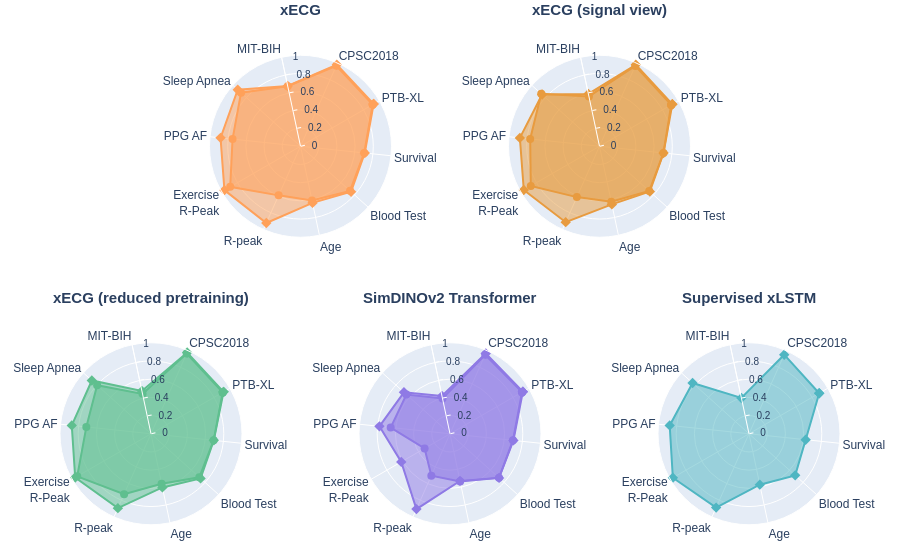

Source (notebook cell):
### Code cell
plot_radar_plots(df_abl_ft, df_abl_lp, categories, title='radar_chart_ablations')

### Figure 1 — Plotly figure (JSON) as saved in the notebook; plotly's stock layout.template omitted (floating-point values rounded to 4 significant figures)
{"data": [{"fill": "toself", "hoverinfo": "skip", "line": {"color": "#FFA15A", "width": 2}, "marker": {"color": "#FFA15A", "size": 8, "symbol": "diamond"}, "name": "<b>xECG</b>", "r": [0.9276, 0.9813, 0.6773, 0.9278, 0.8835, 0.9651, 0.9235, 0.6364, 0.7475, 0.7101, 0.9276], "subplot": "polar", "theta": ["PTB-XL", "CPSC2018", "MIT-BIH", "Sleep Apnea", "PPG AF", "Exercise<br>R-Peak", "R-peak", "Age", "Blood Test", "Survival", "PTB-XL"], "type": "scatterpolar"}, {"fill": "toself", "hoverinfo": "skip", "line": {"color": "#FFA15A", "width": 2}, "marker": {"color": "#FFA15A", "size": 8, "symbol": "circle"}, "name": "<b>xECG</b>", "r": [0.9154, 0.9678, 0.674, 0.8791, 0.7508, 0.8921, 0.5907, 0.6085, 0.7325, 0.7038, 0.9154], "subplot": "polar", "theta": ["PTB-XL", "CPSC2018", "MIT-BIH", "Sleep Apnea", "PPG AF", "Exercise<br>R-Peak", "R-peak", "Age", "Blood Test", "Survival", "PTB-XL"], "type": "scatterpolar"}, {"fill": "toself", "hoverinfo": "skip", "line": {"color": "#E89B3F", "width": 2}, "marker": {"color": "#E89B3F", "size": 8, "symbol": "diamond"}, "name": "<b>xECG (signal view)</b>", "r": [0.9238, 0.9814, 0.5878, 0.8487, 0.8799, 0.9607, 0.9133, 0.6534, 0.7444, 0.7076, 0.9238], "subplot": "polar2", "theta": ["PTB-XL", "CPSC2018", "MIT-BIH", "Sleep Apnea", "PPG AF", "Exercise<br>R-Peak", "R-peak", "Age", "Blood Test", "Survival", "PTB-XL"], "type": "scatterpolar"}, {"fill": "toself", "hoverinfo": "skip", "line": {"color": "#E89B3F", "width": 2}, "marker": {"color": "#E89B3F", "size": 8, "symbol": "circle"}, "name": "<b>xECG (signal view)</b>", "r": [0.9091, 0.9663, 0.5601, 0.8614, 0.7657, 0.8719, 0.6117, 0.6231, 0.7354, 0.7066, 0.9091], "subplot": "polar2", "theta": ["PTB-XL", "CPSC2018", "MIT-BIH", "Sleep Apnea", "PPG AF", "Exercise<br>R-Peak", "R-peak", "Age", "Blood Test", "Survival", "PTB-XL"], "type": "scatterpolar"}, {"fill": "toself", "hoverinfo": "skip", "line": {"color": "#5FBF8F", "width": 2}, "marker": {"color": "#5FBF8F", "size": 8, "symbol": "diamond"}, "name": "<b>xECG (reduced pretraining)</b>", "r": [0.9208, 0.977, 0.4813, 0.8748, 0.8754, 0.9621, 0.895, 0.603, 0.733, 0.694, 0.9208], "subplot": "polar3", "theta": ["PTB-XL", "CPSC2018", "MIT-BIH", "Sleep Apnea", "PPG AF", "Exercise<br>R-Peak", "R-peak", "Age", "Blood Test", "Survival", "PTB-XL"], "type": "scatterpolar"}, {"fill": "toself", "hoverinfo": "skip", "line": {"color": "#5FBF8F", "width": 2}, "marker": {"color": "#5FBF8F", "size": 8, "symbol": "circle"}, "name": "<b>xECG (reduced pretraining)</b>", "r": [0.9093, 0.9638, 0.4481, 0.7963, 0.7146, 0.9362, 0.7264, 0.5609, 0.7145, 0.6921, 0.9093], "subplot": "polar3", "theta": ["PTB-XL", "CPSC2018", "MIT-BIH", "Sleep Apnea", "PPG AF", "Exercise<br>R-Peak", "R-peak", "Age", "Blood Test", "Survival", "PTB-XL"], "type": "scatterpolar"}, {"fill": "toself", "hoverinfo": "skip", "line": {"color": "#8F7AE5", "width": 2}, "marker": {"color": "#8F7AE5", "size": 8, "symbol": "diamond"}, "name": "<b>SimDINOv2 Transformer</b>", "r": [0.9247, 0.9655, 0.4254, 0.6808, 0.7797, 0.6185, 0.9067, 0.5292, 0.7253, 0.7007, 0.9247], "subplot": "polar4", "theta": ["PTB-XL", "CPSC2018", "MIT-BIH", "Sleep Apnea", "PPG AF", "Exercise<br>R-Peak", "R-peak", "Age", "Blood Test", "Survival", "PTB-XL"], "type": "scatterpolar"}, {"fill": "toself", "hoverinfo": "skip", "line": {"color": "#8F7AE5", "width": 2}, "marker": {"color": "#8F7AE5", "size": 8, "symbol": "circle"}, "name": "<b>SimDINOv2 Transformer</b>", "r": [0.914, 0.9508, 0.3955, 0.6444, 0.6558, 0.3223, 0.5043, 0.5357, 0.7243, 0.6955, 0.914], "subplot": "polar4", "theta": ["PTB-XL", "CPSC2018", "MIT-BIH", "Sleep Apnea", "PPG AF", "Exercise<br>R-Peak", "R-peak", "Age", "Blood Test", "Survival", "PTB-XL"], "type": "scatterpolar"}, {"fill": "toself", "hoverinfo": "skip", "line": {"color": "#4FB6C2", "width": 2}, "marker": {"color": "#4FB6C2", "size": 8, "symbol": "diamond"}, "name": "<b>Supervised xLSTM</b>", "r": [0.8907, 0.9511, 0.4022, 0.8343, 0.8763, 0.9663, 0.8883, 0.5719, 0.6831, 0.6261, 0.8907], "subplot": "polar5", "theta": ["PTB-XL", "CPSC2018", "MIT-BIH", "Sleep Apnea", "PPG AF", "Exercise<br>R-Peak", "R-peak", "Age", "Blood Test", "Survival", "PTB-XL"], "type": "scatterpolar"}], "layout": {"annotations": [{"font": {"family": "Arial", "size": 15}, "showarrow": false, "text": "<b>xECG</b>", "x": 0.3083, "xanchor": "center", "xref": "paper", "y": 1, "yanchor": "bottom", "yref": "paper", "yshift": 20}, {"font": {"family": "Arial", "size": 15}, "showarrow": false, "text": "<b>xECG (signal view)</b>", "x": 0.6917, "xanchor": "center", "xref": "paper", "y": 1, "yanchor": "bottom", "yref": "paper", "yshift": 20}, {"font": {"family": "Arial", "size": 15}, "showarrow": false, "text": "<b>xECG (reduced pretraining)</b>", "x": 0.1167, "xanchor": "center", "xref": "paper", "y": 0.425, "yanchor": "bottom", "yref": "paper", "yshift": 20}, {"font": {"family": "Arial", "size": 15}, "showarrow": false, "text": "<b>SimDINOv2 Transformer</b>", "x": 0.5, "xanchor": "center", "xref": "paper", "y": 0.425, "yanchor": "bottom", "yref": "paper", "yshift": 20}, {"font": {"family": "Arial", "size": 15}, "showarrow": false, "text": "<b>Supervised xLSTM</b>", "x": 0.8833, "xanchor": "center", "xref": "paper", "y": 0.425, "yanchor": "bottom", "yref": "paper", "yshift": 20}], "font": {"family": "Arial", "size": 12}, "margin": {"b": 20, "l": 60, "r": 60, "t": 40}, "polar": {"angularaxis": {"rotation": 30}, "domain": {"x": [0.1917, 0.425], "y": [0.575, 1]}, "radialaxis": {"angle": 102, "linecolor": "white", "range": [0, 1], "showgrid": true, "showline": true, "showticklabels": true, "tickangle": 102, "tickcolor": "white", "tickfont": {"size": 10}, "ticklen": 4, "ticks": "outside", "ticktext": ["0", "0.2", "0.4", "0.6", "0.8", "1"], "tickvals": [0, 0.2, 0.4, 0.6, 0.8, 1], "visible": true}}, "polar2": {"angularaxis": {"rotation": 30}, "domain": {"x": [0.575, 0.8083], "y": [0.575, 1]}, "radialaxis": {"angle": 102, "linecolor": "white", "range": [0, 1], "showgrid": true, "showline": true, "showticklabels": true, "tickangle": 102, "tickcolor": "white", "tickfont": {"size": 10}, "ticklen": 4, "ticks": "outside", "ticktext": ["0", "0.2", "0.4", "0.6", "0.8", "1"], "tickvals": [0, 0.2, 0.4, 0.6, 0.8, 1], "visible": true}}, "polar3": {"angularaxis": {"rotation": 30}, "domain": {"x": [0, 0.2333], "y": [0, 0.425]}, "radialaxis": {"angle": 102, "linecolor": "white", "range": [0, 1], "showgrid": true, "showline": true, "showticklabels": true, "tickangle": 102, "tickcolor": "white", "tickfont": {"size": 10}, "ticklen": 4, "ticks": "outside", "ticktext": ["0", "0.2", "0.4", "0.6", "0.8", "1"], "tickvals": [0, 0.2, 0.4, 0.6, 0.8, 1], "visible": true}}, "polar4": {"angularaxis": {"rotation": 30}, "domain": {"x": [0.3833, 0.6167], "y": [0, 0.425]}, "radialaxis": {"angle": 102, "linecolor": "white", "range": [0, 1], "showgrid": true, "showline": true, "showticklabels": true, "tickangle": 102, "tickcolor": "white", "tickfont": {"size": 10}, "ticklen": 4, "ticks": "outside", "ticktext": ["0", "0.2", "0.4", "0.6", "0.8", "1"], "tickvals": [0, 0.2, 0.4, 0.6, 0.8, 1], "visible": true}}, "polar5": {"angularaxis": {"rotation": 30}, "domain": {"x": [0.7667, 1.0], "y": [0, 0.425]}, "radialaxis": {"angle": 102, "linecolor": "white", "range": [0, 1], "showgrid": true, "showline": true, "showticklabels": true, "tickangle": 102, "tickcolor": "white", "tickfont": {"size": 10}, "ticklen": 4, "ticks": "outside", "ticktext": ["0", "0.2", "0.4", "0.6", "0.8", "1"], "tickvals": [0, 0.2, 0.4, 0.6, 0.8, 1], "visible": true}}, "showlegend": false}}
